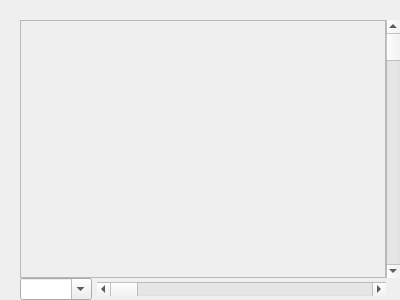
<?xml version="1.0" encoding="UTF-8"?>
<ui version="4.0">
 <class>PreviewWidget</class>
 <widget class="QWidget" name="PreviewWidget">
  <property name="geometry">
   <rect>
    <x>0</x>
    <y>0</y>
    <width>400</width>
    <height>300</height>
   </rect>
  </property>
  <property name="windowTitle">
   <string>Form</string>
  </property>
  <layout class="QGridLayout" name="gridLayout" rowstretch="0,1,0" columnstretch="0,1,0">
   <property name="leftMargin">
    <number>0</number>
   </property>
   <property name="topMargin">
    <number>0</number>
   </property>
   <property name="rightMargin">
    <number>0</number>
   </property>
   <property name="bottomMargin">
    <number>0</number>
   </property>
   <property name="spacing">
    <number>0</number>
   </property>
   <item row="0" column="1">
    <widget class="RulerWidget" name="horizontalRuler" native="true">
     <property name="minimumSize">
      <size>
       <width>0</width>
       <height>20</height>
      </size>
     </property>
     <property name="maximumSize">
      <size>
       <width>16777215</width>
       <height>20</height>
      </size>
     </property>
     <property name="autoFillBackground">
      <bool>false</bool>
     </property>
     <property name="styleSheet">
      <string notr="true"/>
     </property>
    </widget>
   </item>
   <item row="1" column="0">
    <widget class="RulerWidget" name="verticalRuler" native="true">
     <property name="minimumSize">
      <size>
       <width>20</width>
       <height>0</height>
      </size>
     </property>
     <property name="maximumSize">
      <size>
       <width>20</width>
       <height>16777215</height>
      </size>
     </property>
    </widget>
   </item>
   <item row="1" column="1">
    <widget class="QFrame" name="frame">
     <property name="frameShape">
      <enum>QFrame::StyledPanel</enum>
     </property>
     <property name="frameShadow">
      <enum>QFrame::Raised</enum>
     </property>
     <layout class="QVBoxLayout" name="verticalLayout_2">
      <property name="spacing">
       <number>0</number>
      </property>
      <property name="leftMargin">
       <number>0</number>
      </property>
      <property name="topMargin">
       <number>0</number>
      </property>
      <property name="rightMargin">
       <number>0</number>
      </property>
      <property name="bottomMargin">
       <number>0</number>
      </property>
      <item>
       <widget class="DavaGLWidget" name="davaGLWidget" native="true">
        <property name="focusPolicy">
         <enum>Qt::StrongFocus</enum>
        </property>
       </widget>
      </item>
     </layout>
    </widget>
   </item>
   <item row="1" column="2">
    <widget class="QScrollBar" name="verticalScrollBar">
     <property name="minimumSize">
      <size>
       <width>0</width>
       <height>0</height>
      </size>
     </property>
     <property name="orientation">
      <enum>Qt::Vertical</enum>
     </property>
    </widget>
   </item>
   <item row="2" column="1">
    <layout class="QHBoxLayout" name="horizontalLayout" stretch="0,0,1">
     <property name="spacing">
      <number>5</number>
     </property>
     <item>
      <widget class="QComboBox" name="scaleCombo">
       <property name="editable">
        <bool>true</bool>
       </property>
       <property name="maxVisibleItems">
        <number>12</number>
       </property>
       <property name="sizeAdjustPolicy">
        <enum>QComboBox::AdjustToContents</enum>
       </property>
      </widget>
     </item>
     <item>
      <spacer name="horizontalSpacer">
       <property name="orientation">
        <enum>Qt::Horizontal</enum>
       </property>
       <property name="sizeHint" stdset="0">
        <size>
         <width>0</width>
         <height>0</height>
        </size>
       </property>
      </spacer>
     </item>
     <item>
      <layout class="QVBoxLayout" name="verticalScrollLayout">
       <property name="spacing">
        <number>0</number>
       </property>
       <item>
        <widget class="QScrollBar" name="horizontalScrollBar">
         <property name="orientation">
          <enum>Qt::Horizontal</enum>
         </property>
        </widget>
       </item>
      </layout>
     </item>
    </layout>
   </item>
  </layout>
 </widget>
 <customwidgets>
  <customwidget>
   <class>RulerWidget</class>
   <extends>QWidget</extends>
   <header>Ruler/RulerWidget.h</header>
   <container>1</container>
  </customwidget>
  <customwidget>
   <class>DavaGLWidget</class>
   <extends>QWidget</extends>
   <header>QtTools/DavaGLWidget/davaglwidget.h</header>
   <container>1</container>
  </customwidget>
 </customwidgets>
 <resources/>
 <connections/>
</ui>
